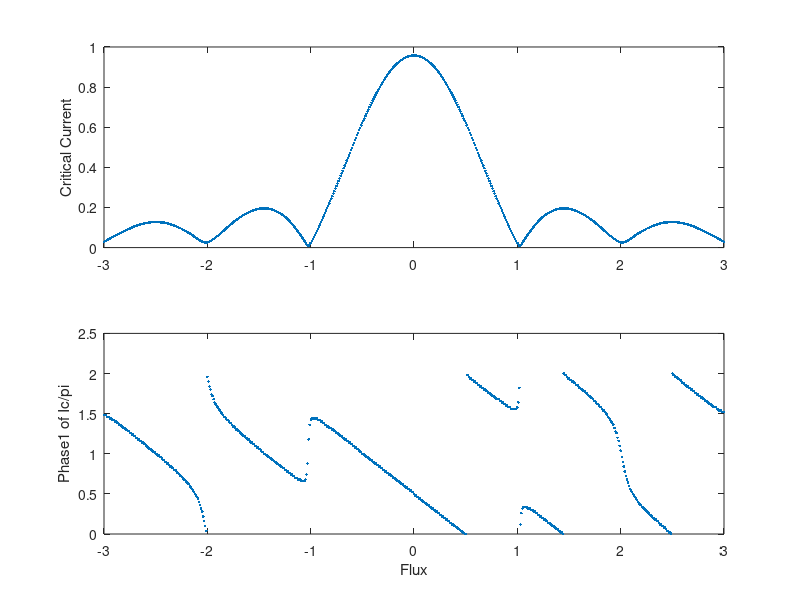

This chart was generated by the following MATLAB code:
%Explanation of base program

%The program splits a single junciton up into xmax discrete sections.  Each
%section has a supercurrent density, and a phase difference that is
%contributed to by the field (PhaseF), and an arbitrary phase set at x=1
%called Phase1.  For each value of field and Phase1 the supercurrent at
%each point is calculated and the net supercurrent (sum along the junction)
%is calcualted to find the supercurrent carried at that phase and that
%field.  To find the maximum supercurrent for a given field, the max of
%that vector is taken, and can be plotted against the magnetic field.  This
%is the exact measurment of the critical current vs field that we do in the
%lab.  

%% Clearing memory and input screen.
clear;
clc;
close all;
%% Defining the Parameters of the Simulaiton

%Defining number of discrete steps in the junction
xmax=101;
x(1,:)=(1:xmax);

%Flux Loop Parameters
f=1;
fmax=601;
FluxinJuncMin=-3;
FluxinJuncMax=3;

SCurrentMag =1;
SCurrentNoiseMag =.5;


%Phase Loop parameters
p=1;
pmax=101;
Phase1Min=-0*pi;
Phase1Max=2.0*pi;


%Pre Allocating memory to the arrays to decrease runtime
Phase1=zeros(1,pmax);
FluxinJunc=zeros(1,fmax);
IndexMax=zeros(1,fmax);
Phase1MaxSC=zeros(1,fmax);


SCurrentDensity=(SCurrentMag*ones(1,xmax)+SCurrentNoiseMag*(2*rand(1,xmax)-1))/xmax;

SCurrent=zeros(xmax,pmax,fmax);
SCurrentNet=zeros(1,pmax);
MaxSCurrentNet=zeros(1,fmax);

%% Loops for running the simulation Meat of the Simulation


%Field Contribution to the Phase 
%Define the loop step size, then run the for loop
FluxinJuncSS=(FluxinJuncMax-FluxinJuncMin)/(fmax-1);
for f=1:fmax

    FluxinJunc(f)=FluxinJuncMin+(f-1)*FluxinJuncSS;
    PhaseF=2*pi*FluxinJunc(f)*x./xmax;
    
    
%Phase1 Loop of externally set phase at edge of JJ 
    %Define the loop step size, then run the for loop
    Phase1SS=(Phase1Max-Phase1Min)/(pmax-1);
    
    for p=1:pmax
        Phase1(p)=Phase1Min+(p-1)*Phase1SS;
        
        PhaseDrop=Phase1(p)+PhaseF;
        
        SCurrent=SCurrentDensity.*sin(PhaseDrop);
        SCurrentNet(p)=sum(SCurrent);
    end
     
    [MaxSCurrentNet(f),IndexMax(f)]=max(SCurrentNet);
    Phase1MaxSC(f)=Phase1(IndexMax(f));
        
end

figure
subplot(2,1,1); plot(FluxinJunc,MaxSCurrentNet,'.')
ylabel('Critical Current');

subplot(2,1,2); plot(FluxinJunc,Phase1MaxSC/pi,'.')
xlabel('Flux');ylabel('Phase1 of Ic/pi');




    




